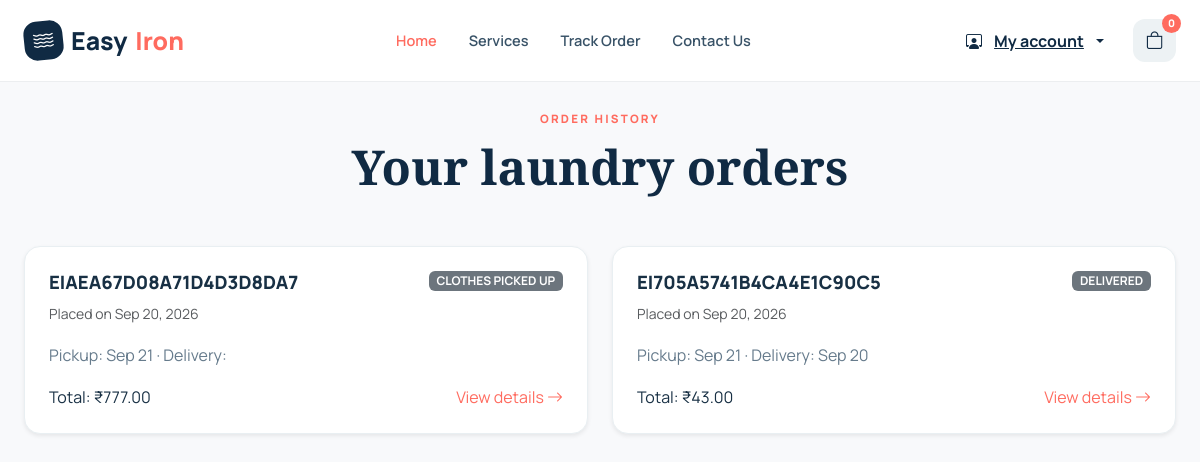
Page /account/orders/ (signed in) on the committed database.
### user_app/models.py (models this page shows, shortened)
class Order(models.Model):
    STATUS_PLACED = "placed"
    STATUS_PICKUP = "pickup_assigned"
    STATUS_PICKED = "picked_up"
    STATUS_PROCESSING = "processing"
    STATUS_IRONING = "ironing_completed"
    STATUS_DELIVERING = "out_for_delivery"
    STATUS_DELIVERED = "delivered"
    PAYMENT_PENDING = "pending"
    PAYMENT_PAID = "paid"
    PAYMENT_FAILED = "failed"
    STATUS_CHOICES = [
        (STATUS_PLACED, "Order Placed"),
        (STATUS_PICKUP, "Pickup Assigned"),
        (STATUS_PICKED, "Clothes Picked Up"),
        (STATUS_PROCESSING, "Processing"),
        (STATUS_IRONING, "Ironing Completed"),
        (STATUS_DELIVERING, "Out for Delivery"),
        (STATUS_DELIVERED, "Delivered"),
    ]
    PAYMENT_STATUS_CHOICES = [
        (PAYMENT_PENDING, "Pending"),
        (PAYMENT_PAID, "Paid"),
        (PAYMENT_FAILED, "Failed"),
    ]
    user = models.ForeignKey(settings.AUTH_USER_MODEL, related_name="orders", on_delete=models.CASCADE)
    store = models.ForeignKey(
        "store_app.Store", related_name="customer_orders", null=True, blank=True, on_delete=models.PROTECT
    )
    order_id = models.CharField(max_length=32, unique=True)
    pickup_address_record = models.ForeignKey(
        Address, related_name="orders", null=True, blank=True, on_delete=models.SET_NULL
    )
    pickup_address = models.TextField(blank=True)
    pickup_date = models.DateField(null=True, blank=True)
    delivery_date = models.DateField(null=True, blank=True)
    status = models.CharField(max_length=32, choices=STATUS_CHOICES, default=STATUS_PLACED)
    payment_status = models.CharField(max_length=24, choices=PAYMENT_STATUS_CHOICES, default=PAYMENT_PENDING)
    razorpay_order_id = models.CharField(max_length=64, blank=True)
    razorpay_payment_id = models.CharField(max_length=64, blank=True)
    total_amount = models.DecimalField(max_digits=9, decimal_places=2, default=0)
    notes = models.TextField(blank=True)
    created_at = models.DateTimeField(auto_now_add=True)
    class Meta:
        ordering = ["-created_at"]

### user_app/views.py (the view)
# urls.py: path("account/orders/", views.account_orders, name="orders"),
@login_required
def account_orders(request):
    orders = request.user.orders.all()
    return render(request, "home/account/orders.html", {"orders": orders})

### user_app/context_processors.py (called while the page is built, shortened)
def cart_summary(request):
    if not request.user.is_authenticated:
        return {
            "cart_count": 0,
            "cart_items": [],
            "cart_subtotal": 0,
        }
    from .models import Cart
    cart = (
        Cart.objects.filter(user=request.user, active=True)
        .prefetch_related("items")
        .first()
    )
    if not cart:
        return {
            "cart_count": 0,
            "cart_items": [],
            "cart_subtotal": 0,
        }

### templates/home/account/orders.html (shortened to what this page needs)
{% extends "base.html" %}
{% load static %}
{% block content %}
<main class="account-page">
  <section class="section-pad">
    <div class="container">
      <div class="section-heading text-center">
        <span class="eyebrow">Order history</span>
        <h2>Your laundry orders</h2>
      </div>
      <div class="row g-4">
        {% if orders %}
          {% for order in orders %}
          <div class="col-lg-6">
            <article class="order-card p-4 shadow-sm bg-white rounded-4">
              <div class="d-flex justify-content-between align-items-start mb-3">
                <div>
                  <h3>{{ order.order_id }}</h3>
                  <small class="text-muted">Placed on {{ order.created_at|date:"M d, Y" }}</small>
                </div>
                <span class="badge bg-secondary text-uppercase">{{ order.get_status_display }}</span>
              </div>
              <p>Pickup: {{ order.pickup_date|date:"M d" }} · Delivery: {{ order.delivery_date|date:"M d" }}</p>
              <div class="order-meta d-flex justify-content-between align-items-center mt-3">
                <span>Total: ₹{{ order.total_amount }}</span>
                <a href="#" class="text-decoration-none">View details <i class="bi bi-arrow-right"></i></a>
              </div>
            </article>
          </div>
          {% endfor %}
        {% endif %}
      </div>
    </div>
  </section>
</main>
{% endblock %}

### static/css/style.css (style rules this page uses)
:root { --navy:#102a43;--navy-2:#163b59;--coral:#ff6b5f;--coral-dark:#ef554b;--mint:#66c7b4;--cream:#f8f6f1;--ink:#183044;--muted:#667b8c;--line:#dce5e8;--white:#fff;--yellow:#f6cb62;--shadow:0 18px 50px rgba(16,42,67,.1) }
* { box-sizing:border-box }
html { scroll-behavior:smooth;scroll-padding-top:84px }
body { font-family:Manrope,sans-serif;color:var(--ink);background:#fff;overflow-x:hidden }
h1,h2,h3,h4,h5 { font-weight:800;letter-spacing:-.035em }
p { color:var(--muted);line-height:1.75 }
.container { max-width:1200px }
.account-page,.auth-page { min-height:100vh;background:#f8f9fb }
.order-card { border:1px solid #e9eff2;border-radius:22px }
.order-card h3 { font-size:1.15rem }
.order-meta a { color:var(--coral) }
.section-pad { padding:105px 0 }
.section-heading { margin-bottom:52px }
.section-heading h2,.why-section h2,.support-box h2,.about-section h2 { font-family:"Playfair Display",serif;font-size:clamp(2.35rem,4vw,3.6rem);color:var(--navy);line-height:1.12 }
.eyebrow { display:inline-block;color:var(--coral);font-size:.72rem;text-transform:uppercase;letter-spacing:.19em;font-weight:800;margin-bottom:13px }
body { font-size:16px;-webkit-font-smoothing:antialiased }
h1,h2,h3,h4,h5,.navbar-brand { letter-spacing:0 }
html, body { width: 100%; max-width: 100%; overflow-x: hidden; }
.container { width: min(100% - 1.5rem, 1200px); }

### rows in the picture
Order: order_id "EIAEA67D08A71D4D3D8DA7", created_at "Sep 20, 2026", status "CLOTHES PICKED UP", pickup_date "Sep 21", total_amount "777.00"
Order: order_id "EI705A5741B4CA4E1C90C5", created_at "Sep 20, 2026", status "DELIVERED", pickup_date "Sep 21", delivery_date "Sep 20", total_amount "43.00"

### other values in the picture
{{ cart_count|default:0 }} "0"
